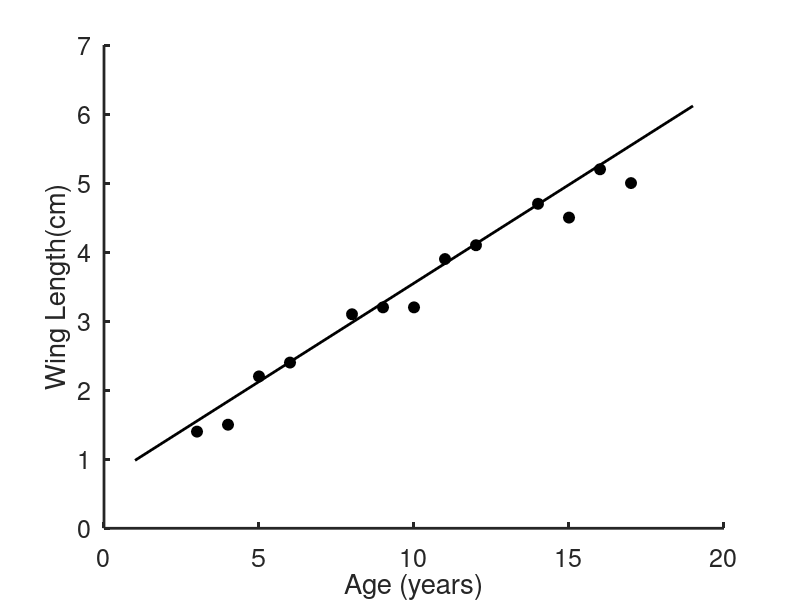

Write the MATLAB code that produced this figure.
% Purpose: Coded answers to exercises in the linear regression discusion on
% Canvas. 

% Canvas Discussion: https://canvas.upenn.edu/courses/1358934/discussion_topics/5116781

% Josh Answers: 
    % Ex. 1: https://github.com/PennNGG/Statistics/blob/master/Simple%20Linear%20Regression/LinearRegressionExample.m
    % Ex. 2: https://github.com/PennNGG/Statistics/blob/master/Simple%20Linear%20Regression/TestofLinearity.m
    
% Written 2.18.2020 by CMH

%%%%%%%%% Exercise 1 %%%%%%%%%%%%%%%

age = [3 4 5 6 7 8 9 11 12 14 15 16 17];
age = [3 4 5 6 8 9 10 11 12 14 15 16 17]; % Updated to match age in Josh's code so I can check answers
wingLength = [1.4 1.5 2.2 2.4 3.1 3.2 3.2 3.9 4.1 4.7 4.5 5.2 5];
n = length(age);

%% Q1 Plot 
figure(1) 
hold on

plot(age, wingLength, 'ko', 'MarkerSize', 8, 'MarkerFaceColor', 'k');
set(gca, 'FontSize', 18, 'LineWidth', 2);
xlabel('Age (years)');
ylabel('Wing Length(cm)');
box off

hold off

%% Q2 Calcualte the regression line 
b = (sum(age .* wingLength) - ((sum(age) * sum(wingLength))/n)) / (sum(age.^2) - ((sum(age) ^ 2)/n));
xbar = mean(age);
ybar = mean(wingLength);
a = ybar - (b*xbar);

figure(1) % Add to the plot
hold on

plot([1 19], b*[1 20] + a, 'k-', 'LineWidth', 2);

hold off

% y = 0.27x + 0.71

%% Q3 Can you reject the null b = 0?
df = n-2;
num = (sum(age .* wingLength) - (sum(age)*sum(wingLength)/n))^2 / ((sum(age.^2) - (sum(age)^2/n)));
denom = ((sum(wingLength.^2) - (sum(wingLength)^2/n)) - num)/df;
F = num/denom;
xunder = 1./max(0,F); % Adapted from Josh's code
xunder(isnan(F)) = NaN;
p = fcdf(xunder,df,1);

% Yes, with a p value << 0.001 you can reject the null that b = 0

%% Q4 What is r?
r_table = corrcoef(age, wingLength);
r = r_table(1, 2);

% r is 0.99

%% Q5 Add some noise and see what happens
% Completed by changing the values up top and running the code several
% times